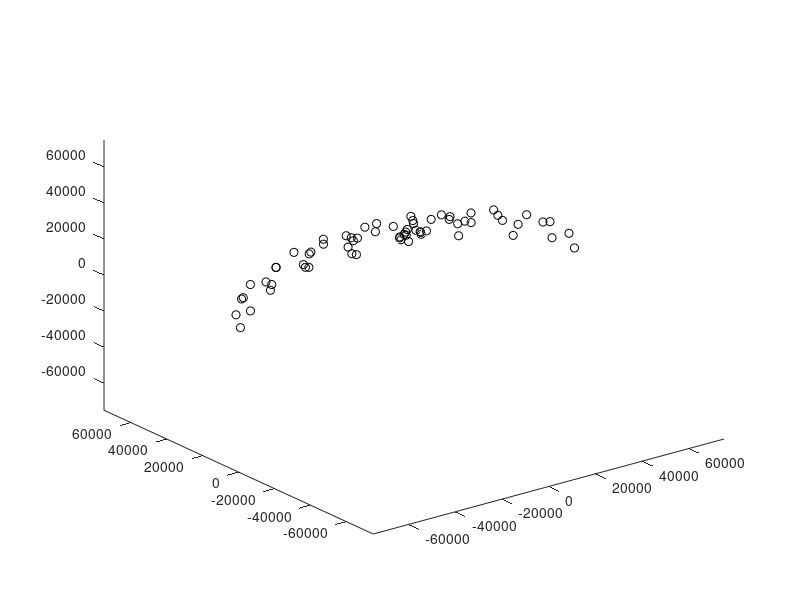
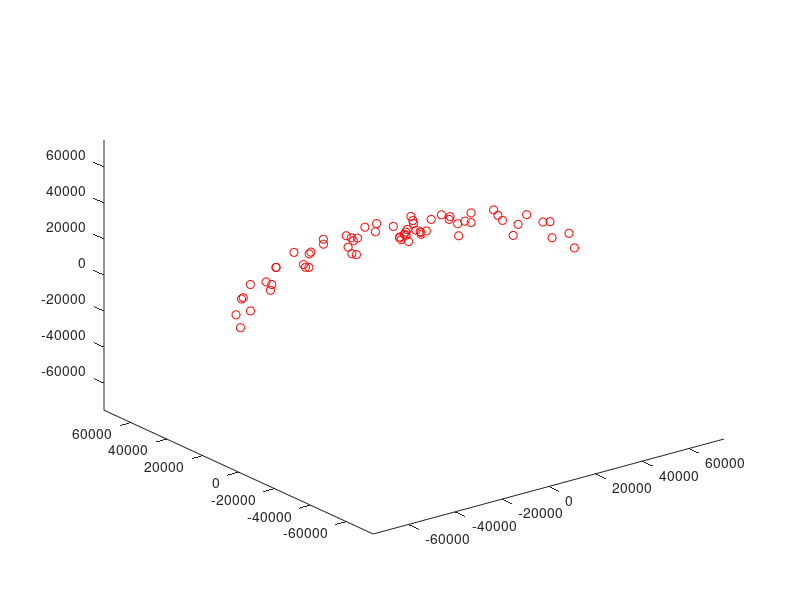

Recreate these plots in MATLAB, in order.
clear all;
clc;
%generates noisy data

%fix scaling
max_lim = 75000;

% generate test data:
[s, t]=meshgrid([0:0.3:pi/2], [0:0.3:pi]);
% create test data:
a=70000; b=40000; c=30000;
xx=a*cos(s).*cos(t);
yy=b*cos(s).*sin(t);
zz=c*sin(s);
% add testing noise:
noiseIntensity =(a/50) * 0.5;
xx=xx+randn(size(s))*noiseIntensity;
yy=yy+randn(size(s))*noiseIntensity;
zz=zz+randn(size(s))*noiseIntensity;

dx=xx(:); dy=yy(:); dz=zz(:);

predata=[dx,dy,dz];
fID = fopen('sinthdata.txt','w');
fprintf(fID,'%f\t%f\t%f\n',predata');
fclose(fID);

textFile = 'sinthdata.txt';
fID2 = fopen(textFile,'r');
data = fscanf(fID2,'%f\t%f\t%f',[3,inf]);
fclose(fID2);

x1=data(1,:)';
y1=data(2,:)';
z1=data(3,:)';

figure(1)
plot3(data(1,:),data(2,:),data(3,:),'ko')
xlim([-max_lim max_lim])
ylim([-max_lim max_lim])
zlim([-max_lim max_lim])

figure(2)
plot3(dx,dy,dz,'ro')
xlim([-max_lim max_lim])
ylim([-max_lim max_lim])
zlim([-max_lim max_lim])

